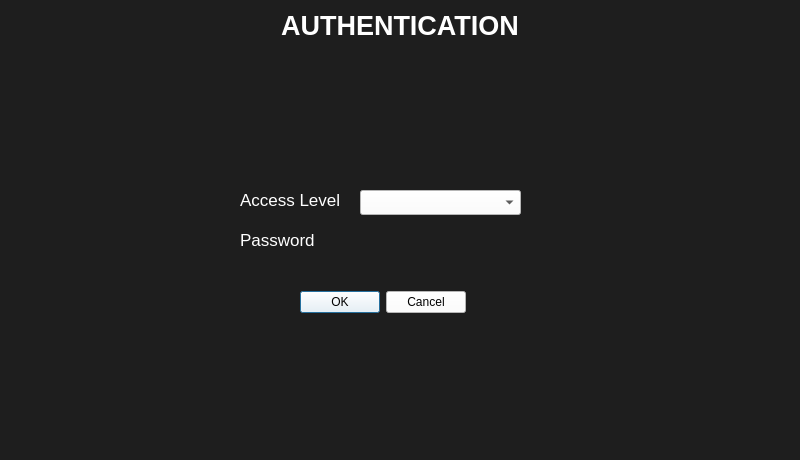
<?xml version="1.0" encoding="UTF-8"?>
<ui version="4.0">
 <class>LoginDialog</class>
 <widget class="QDialog" name="LoginDialog">
  <property name="windowModality">
   <enum>Qt::NonModal</enum>
  </property>
  <property name="geometry">
   <rect>
    <x>0</x>
    <y>0</y>
    <width>800</width>
    <height>460</height>
   </rect>
  </property>
  <property name="windowTitle">
   <string>Dialog</string>
  </property>
  <property name="styleSheet">
   <string notr="true">background-color: rgb(30, 30, 30);</string>
  </property>
  <property name="modal">
   <bool>true</bool>
  </property>
  <widget class="QComboBox" name="comboBox">
   <property name="geometry">
    <rect>
     <x>360</x>
     <y>190</y>
     <width>161</width>
     <height>25</height>
    </rect>
   </property>
   <property name="font">
    <font>
     <pointsize>13</pointsize>
    </font>
   </property>
   <property name="styleSheet">
    <string notr="true">background-color: rgb(255, 255, 255);
color: rgb(0, 0, 0);</string>
   </property>
  </widget>
  <widget class="QLabel" name="label">
   <property name="geometry">
    <rect>
     <x>240</x>
     <y>190</y>
     <width>120</width>
     <height>20</height>
    </rect>
   </property>
   <property name="font">
    <font>
     <pointsize>13</pointsize>
    </font>
   </property>
   <property name="styleSheet">
    <string notr="true">color: rgb(255, 255, 255);</string>
   </property>
   <property name="text">
    <string>Access Level</string>
   </property>
  </widget>
  <widget class="QLabel" name="label_2">
   <property name="geometry">
    <rect>
     <x>10</x>
     <y>10</y>
     <width>780</width>
     <height>30</height>
    </rect>
   </property>
   <property name="font">
    <font>
     <pointsize>20</pointsize>
     <weight>75</weight>
     <bold>true</bold>
    </font>
   </property>
   <property name="styleSheet">
    <string notr="true">color: rgb(255, 255, 255);</string>
   </property>
   <property name="text">
    <string>AUTHENTICATION</string>
   </property>
   <property name="alignment">
    <set>Qt::AlignCenter</set>
   </property>
  </widget>
  <widget class="QLabel" name="label_3">
   <property name="geometry">
    <rect>
     <x>240</x>
     <y>230</y>
     <width>120</width>
     <height>20</height>
    </rect>
   </property>
   <property name="font">
    <font>
     <pointsize>13</pointsize>
    </font>
   </property>
   <property name="styleSheet">
    <string notr="true">color: rgb(0, 0, 0);
color: rgb(255, 255, 255);</string>
   </property>
   <property name="text">
    <string>Password</string>
   </property>
  </widget>
  <widget class="QWidget" name="horizontalLayoutWidget">
   <property name="geometry">
    <rect>
     <x>360</x>
     <y>230</y>
     <width>160</width>
     <height>25</height>
    </rect>
   </property>
   <layout class="QHBoxLayout" name="horizontalLayout"/>
  </widget>
  <widget class="QDialogButtonBox" name="buttonBox">
   <property name="geometry">
    <rect>
     <x>300</x>
     <y>290</y>
     <width>166</width>
     <height>25</height>
    </rect>
   </property>
   <property name="styleSheet">
    <string notr="true">background-color: rgb(255, 255, 255);
color: rgb(0, 0, 0);
</string>
   </property>
   <property name="standardButtons">
    <set>QDialogButtonBox::Cancel|QDialogButtonBox::Ok</set>
   </property>
  </widget>
 </widget>
 <resources/>
 <connections/>
</ui>
